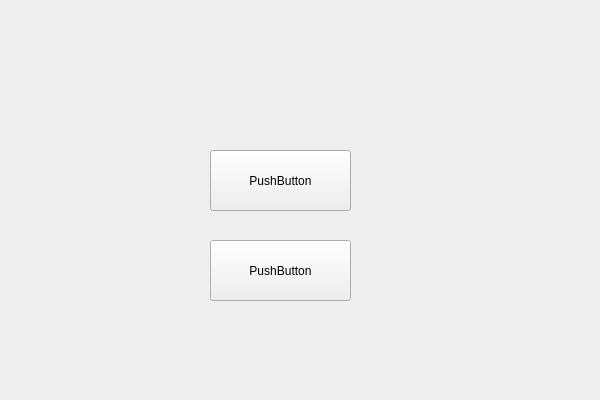
<?xml version="1.0" encoding="UTF-8"?>
<ui version="4.0">
 <class>MultiThreadTestClass</class>
 <widget class="QWidget" name="MultiThreadTestClass">
  <property name="geometry">
   <rect>
    <x>0</x>
    <y>0</y>
    <width>600</width>
    <height>400</height>
   </rect>
  </property>
  <property name="windowTitle">
   <string>MultiThreadTest</string>
  </property>
  <widget class="QPushButton" name="m_pushButton1">
   <property name="geometry">
    <rect>
     <x>210</x>
     <y>150</y>
     <width>141</width>
     <height>61</height>
    </rect>
   </property>
   <property name="text">
    <string>PushButton</string>
   </property>
  </widget>
  <widget class="QPushButton" name="m_pushButton2">
   <property name="geometry">
    <rect>
     <x>210</x>
     <y>240</y>
     <width>141</width>
     <height>61</height>
    </rect>
   </property>
   <property name="text">
    <string>PushButton</string>
   </property>
  </widget>
 </widget>
 <layoutdefault spacing="6" margin="11"/>
 <resources>
  <include location="multithreadtest.qrc"/>
 </resources>
 <connections/>
</ui>
